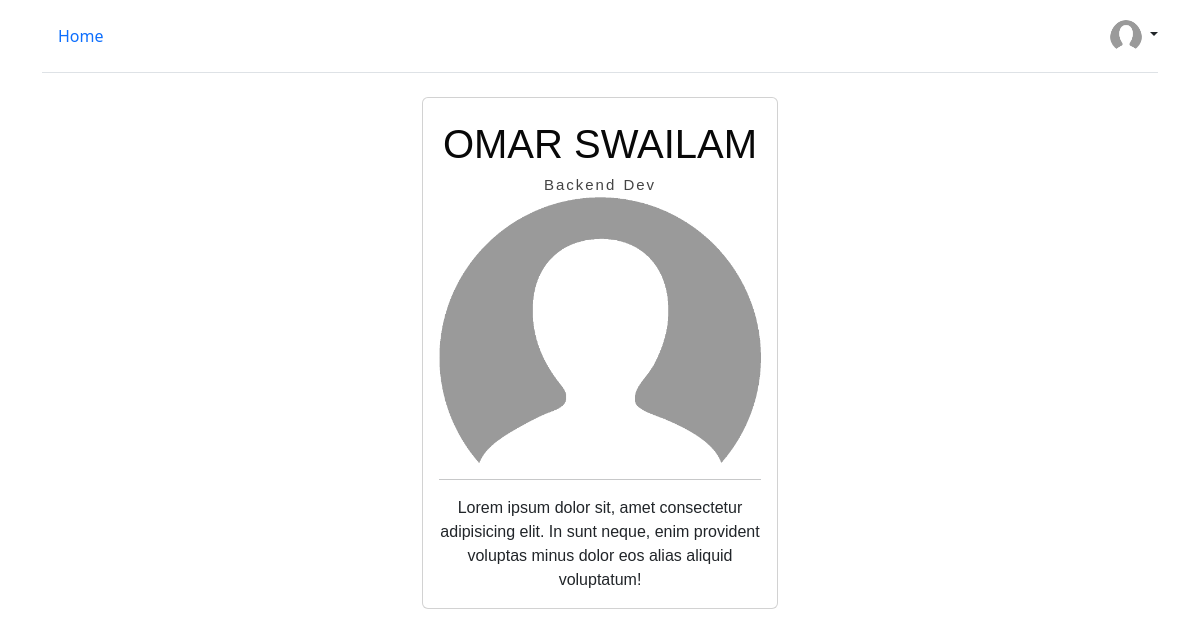
The app's page /, older data.
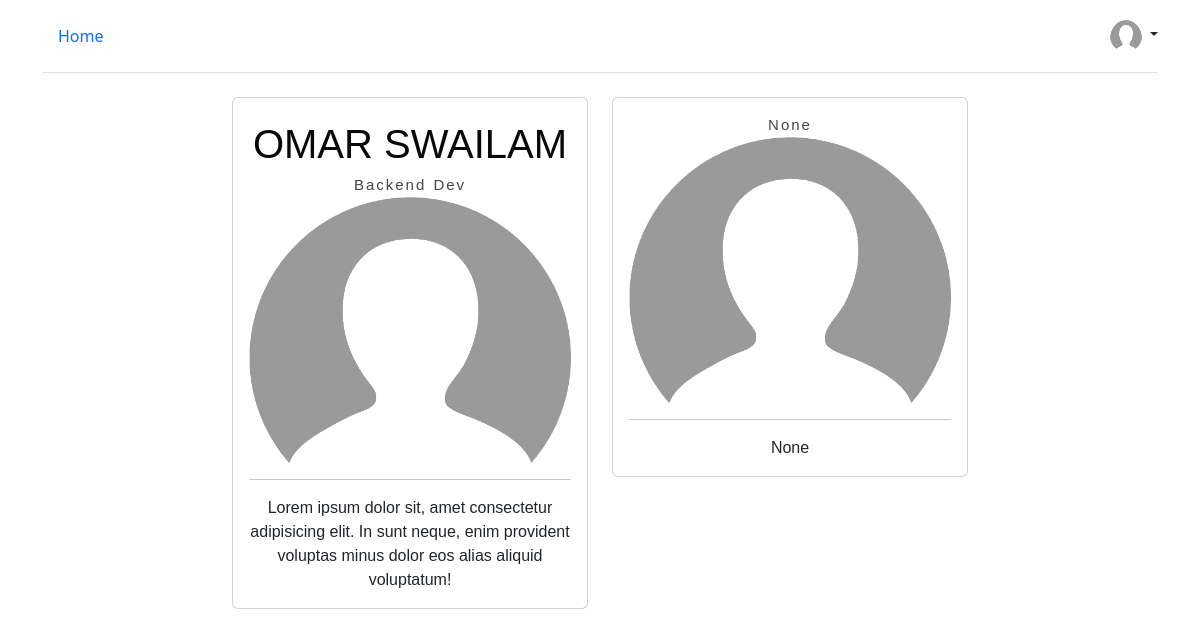
The same page, newer data.
### application/models.py (models this page shows, shortened)
class Profile(models.Model):
    id = models.UUIDField(default=uuid.uuid4, unique=True,
                          primary_key=True, editable=False)
    user = models.OneToOneField(User, null=True, on_delete=models.CASCADE)
    name = models.CharField(max_length=200, null=True, blank=True,)
    username = models.CharField(max_length=200, null=True, blank=True,)
    location = models.CharField(max_length=200, null=True, blank=True,)
    email = models.EmailField(max_length=300, null=True, blank=True)
    job_title = models.CharField(max_length=100, null=True, blank=True)
    bio = models.TextField(max_length=1024, null=True, blank=True)
    profile_image = models.ImageField(
        null=True, blank=True, default='user-default.png', upload_to='profiles/')
    github_link = models.SlugField(null=True, blank=True)
    linkedin_link = models.SlugField(null=True, blank=True)
    website_link = models.SlugField(null=True, blank=True)
    twitter_link = models.SlugField(null=True, blank=True)
    youtube_link = models.SlugField(null=True, blank=True)
    social_link = models.SlugField(null=True, blank=True)
    phone_number = models.IntegerField(null=True, blank=True)

### application/views.py (the view)
# urls.py: path('', views.index, name='index'),
def index(request):
    profiles = Profile.objects.all()
    context = {
        "profiles": profiles
    }
    return render(request, 'application/index.html', context)

### application/templates/application/index.html
{% include 'application/layout.html' %}
{% block content %}
<div class="container">
    <div class="main-section">
        <div class="row justify-content-center">
            {% for profile in profiles %}
            <div class="col-sm-12 col-md-6 col-lg-4">
                <div class="card p-3 mb-3">
                    <div class="profile-name">{{ profile.name }}</div>
                    <div class="job-title">{{ profile.job_title }}</div>
                    <img src="{{ profile.profile_image.url }}" class="card-img" alt="profile-image">
                    <hr>
                    <div class="profile-bio">{{ profile.bio }}</div>
                </div>
            </div>
            {% endfor %}
        </div>
    </div>
</div>
{% endblock %}

### application/templates/application/layout.html (shortened to what this page needs)
<!doctype html>
<html lang="en">
<head>
    <link href="https://cdn.jsdelivr.net/npm/bootstrap@5.2.3/dist/css/bootstrap.min.css" rel="stylesheet"
>
    <link rel="stylesheet" href="static/styles/styles.css">
</head>
<body>
    {% load static %}
    <div class="container">
        <header
            class="d-flex flex-wrap align-items-center justify-content-center justify-content-md-between py-3 mb-4 border-bottom">
            <ul class="nav">
                <li class="nav-item"><a href="{% url 'index' %}" class="nav-link active" aria-current="page">Home</a>
                </li>
            </ul>
            <div class="col-md-3 text-end">
                <div class="flex-shrink-0 dropdown">
                    <a href="#" class="d-block link-dark text-decoration-none dropdown-toggle" id="dropdownUser2"
                        data-bs-toggle="dropdown" aria-expanded="false">
                        {% if user.is_authenticated %}
                        <img src="{{ user.profile.profile_image.url }}" alt="" width="32" height="32"
                            class="rounded-circle">
                        {% else %}
                        <img src="{% static 'images/user-default.png' %}" alt="" width="32" height="32"
                            class="rounded-circle">
                        {% endif %}
                    </a>
                </div>
            </div>
        </header>
    </div>
</body>
</html>

### static/styles/styles.css (style rules this page uses)
.profile-name { padding: 0; margin: 0; font-family: "Raleway", sans-serif; font-weight: 300; font-size: 40px; text-transform: uppercase; color: #080808; }
.job-title { font-size: 15px; color: #444; word-spacing: 1px; font-weight: normal; letter-spacing: 2px; text-transform: capitalize; font-family: "Raleway", sans-serif; font-weight: 500; }
.profile-bio { font-family: 'Raleway', sans-serif; font-size: 16px; line-height: 24px; }
.main-section { text-align: center; }

Row changes from the older to the newer data that the page shows:
added Profile: job_title "None", profile_image (placeholder picture), bio "None"
